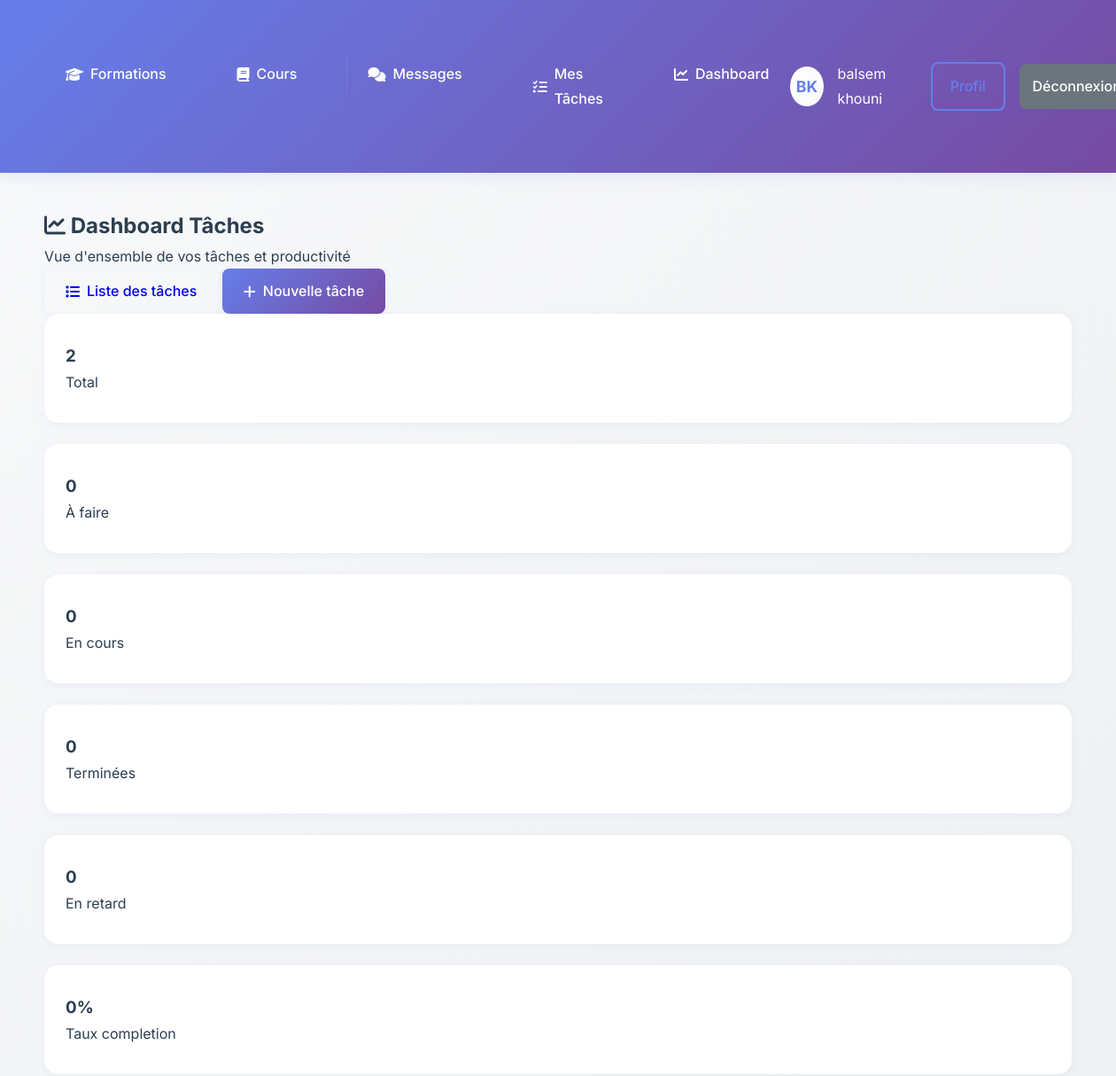
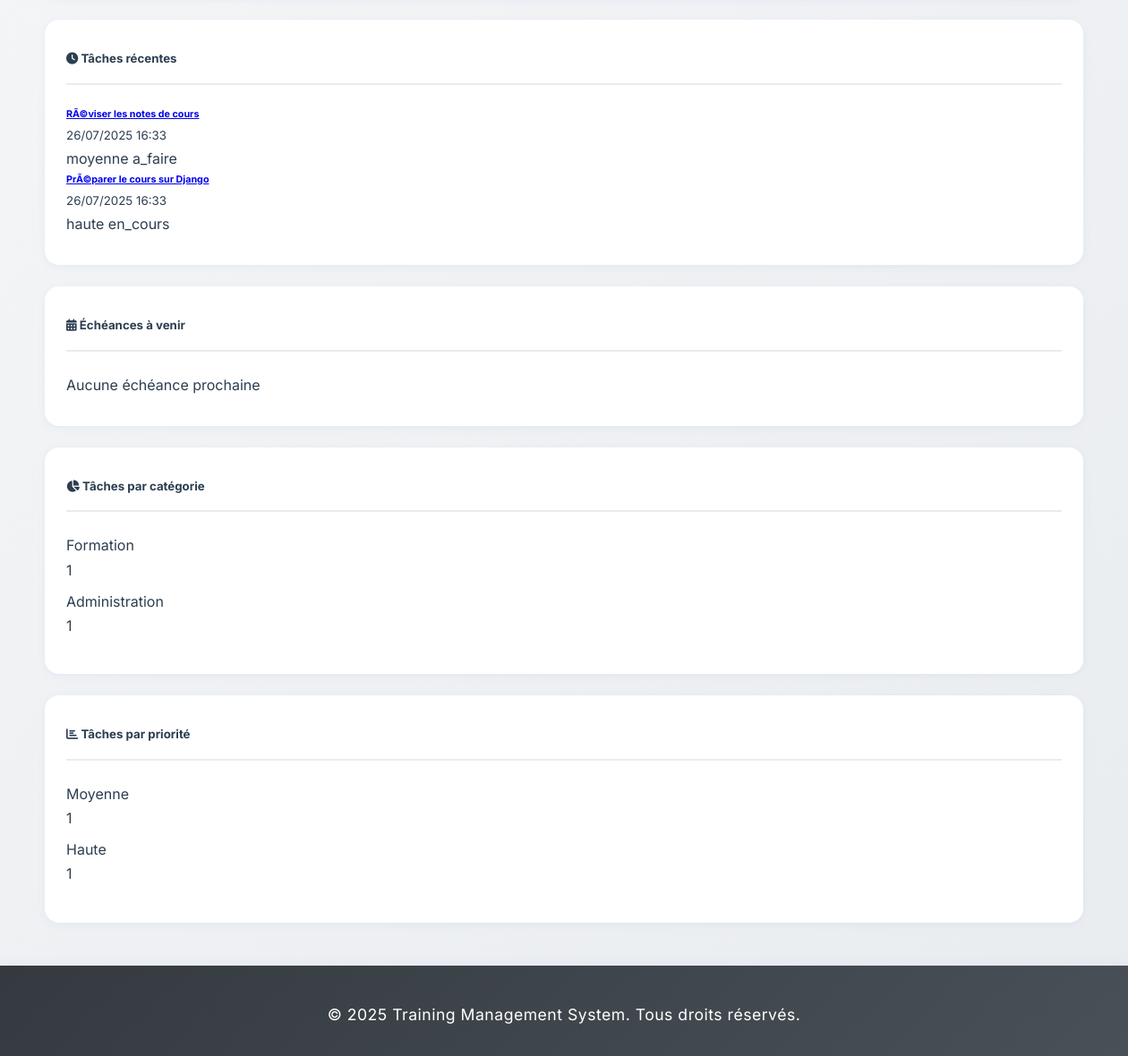
The app's page /formations/tasks/dashboard/ (signed in) with its own data (2 pictures, top to bottom).
### users/models.py (models this page shows, shortened)
class Utilisateur(AbstractUser):
    email = models.EmailField(unique=True)
    nom = models.CharField(max_length=100)
    prenom = models.CharField(max_length=100)
    telephone = models.CharField(max_length=20, blank=True)
    adresse = models.TextField(blank=True)
    date_naissance = models.DateField(null=True, blank=True)
    photo_profil = models.ImageField(upload_to='profiles/', blank=True, null=True)
    date_creation = models.DateTimeField(default=timezone.now)
    derniere_connexion = models.DateTimeField(null=True, blank=True)
    USERNAME_FIELD = 'email'
    REQUIRED_FIELDS = ['username', 'nom', 'prenom']
    class Meta:
        verbose_name = 'Utilisateur'
        verbose_name_plural = 'Utilisateurs'

### formations/models.py (models this page shows, shortened)
class Task(models.Model):
    PRIORITY_CHOICES = [
        ('low', 'Faible'),
        ('medium', 'Moyenne'),
        ('high', 'Haute'),
        ('urgent', 'Urgente'),
    ]
    STATUS_CHOICES = [
        ('todo', 'À faire'),
        ('in_progress', 'En cours'),
        ('completed', 'Terminée'),
        ('cancelled', 'Annulée'),
    ]
    CATEGORY_CHOICES = [
        ('formation', 'Formation'),
        ('cours', 'Cours'),
        ('evaluation', 'Évaluation'),
        ('personnel', 'Personnel'),
        ('administratif', 'Administratif'),
    ]
    createur = models.ForeignKey(Utilisateur, on_delete=models.CASCADE, related_name='tasks_created')
    titre = models.CharField(max_length=200, verbose_name="Titre")
    description = models.TextField(blank=True, verbose_name="Description")
    priorite = models.CharField(
        max_length=10,
        choices=PRIORITY_CHOICES,
        default='medium',
        verbose_name="Priorité"
    )
    statut = models.CharField(
        max_length=15,
        choices=STATUS_CHOICES,
        default='todo',
        verbose_name="Statut"
    )
    categorie = models.CharField(
        max_length=15,
        choices=CATEGORY_CHOICES,
        default='personnel',
        verbose_name="Catégorie"
    )
    date_creation = models.DateTimeField(auto_now_add=True, verbose_name="Date de création")
    date_modification = models.DateTimeField(auto_now=True, verbose_name="Dernière modification")
    date_echeance = models.DateTimeField(null=True, blank=True, verbose_name="Date d'échéance")
    date_completion = models.DateTimeField(null=True, blank=True, verbose_name="Date de completion")
    formation_liee = models.ForeignKey(
        Formation,
        on_delete=models.CASCADE,
        null=True,
        blank=True,
        verbose_name="Formation liée"
    )
    notes = models.TextField(blank=True, verbose_name="Notes")
    fichiers_attaches = models.FileField(
        upload_to='tasks/attachments/',
        null=True,
        blank=True,
        verbose_name="Fichiers attachés"
    )
    class Meta:
        verbose_name = "Tâche"
        verbose_name_plural = "Tâches"
        ordering = ['-date_creation']
        indexes = [
            models.Index(fields=['createur', 'statut']),
            models.Index(fields=['date_echeance']),
            models.Index(fields=['priorite']),
        ]
    @property
    def is_overdue(self):
        if self.date_echeance and self.statut != 'completed':
            return timezone.now() > self.date_echeance
        return False
    def get_priority_badge_class(self):
        priority_classes = {
            'low': 'badge-success',
            'medium': 'badge-warning',
            'high': 'badge-danger',
            'urgent': 'badge-dark'
        }
        return priority_classes.get(self.priorite, 'badge-secondary')
    def get_status_badge_class(self):
        status_classes = {
            'todo': 'badge-secondary',
            'in_progress': 'badge-primary',
            'completed': 'badge-success',
            'cancelled': 'badge-dark'
        }
        return status_classes.get(self.statut, 'badge-secondary')

### formations/views.py (the view)
# urls.py: path('tasks/dashboard/', views.task_dashboard, name='task_dashboard'),
@login_required
def task_dashboard(request):
    user = request.user
    tasks = Task.objects.filter(createur=user)
    recent_tasks = tasks.order_by('-date_creation')[:5]
    upcoming_tasks = tasks.filter(
        date_echeance__isnull=False,
        statut__in=['todo', 'in_progress']
    ).order_by('date_echeance')[:5]
    overdue_tasks = [task for task in tasks if task.is_overdue]
    stats = {
        'total_tasks': tasks.count(),
        'todo_tasks': tasks.filter(statut='todo').count(),
        'in_progress_tasks': tasks.filter(statut='in_progress').count(),
        'completed_tasks': tasks.filter(statut='completed').count(),
        'overdue_tasks': len(overdue_tasks),
        'completion_rate': (
            tasks.filter(statut='completed').count() / tasks.count() * 100
            if tasks.count() > 0 else 0
        ),
    }
    tasks_by_category = tasks.values('categorie').annotate(
        count=Count('id')
    ).order_by('-count')
    tasks_by_priority = tasks.values('priorite').annotate(
        count=Count('id')
    ).order_by('-count')
    context = {
        'recent_tasks': recent_tasks,
        'upcoming_tasks': upcoming_tasks,
        'overdue_tasks': overdue_tasks[:5],  # Limit to 5 for display
        'stats': stats,
        'tasks_by_category': tasks_by_category,
        'tasks_by_priority': tasks_by_priority,
        'user_type': get_user_type(user),
    }
    return render(request, 'tasks/task_dashboard.html', context)

### templates/tasks/task_dashboard.html (shortened to what this page needs)
{% extends 'base.html' %}
{% block content %}
<div class="container mt-4">
    <div class="d-flex justify-content-between align-items-center mb-4">
        <div>
            <h2><i class="fas fa-chart-line"></i> Dashboard Tâches</h2>
            <p class="text-muted">Vue d'ensemble de vos tâches et productivité</p>
        </div>
        <div>
            <a href="{% url 'formations:task_list' %}" class="btn btn-outline-primary me-2">
                <i class="fas fa-list"></i> Liste des tâches
            </a>
            <a href="{% url 'formations:task_create' %}" class="btn btn-primary">
                <i class="fas fa-plus"></i> Nouvelle tâche
            </a>
        </div>
    </div>
    <div class="row mb-4">
        <div class="col-md-2">
            <div class="card bg-primary text-white">
                <div class="card-body text-center">
                    <h3>{{ stats.total_tasks }}</h3>
                    <p class="mb-0">Total</p>
                </div>
            </div>
        </div>
        <div class="col-md-2">
            <div class="card bg-secondary text-white">
                <div class="card-body text-center">
                    <h3>{{ stats.todo_tasks }}</h3>
                    <p class="mb-0">À faire</p>
                </div>
            </div>
        </div>
        <div class="col-md-2">
            <div class="card bg-warning text-white">
                <div class="card-body text-center">
                    <h3>{{ stats.in_progress_tasks }}</h3>
                    <p class="mb-0">En cours</p>
                </div>
            </div>
        </div>
        <div class="col-md-2">
            <div class="card bg-success text-white">
                <div class="card-body text-center">
                    <h3>{{ stats.completed_tasks }}</h3>
                    <p class="mb-0">Terminées</p>
                </div>
            </div>
        </div>
        <div class="col-md-2">
            <div class="card bg-danger text-white">
                <div class="card-body text-center">
                    <h3>{{ stats.overdue_tasks }}</h3>
                    <p class="mb-0">En retard</p>
                </div>
            </div>
        </div>
        <div class="col-md-2">
            <div class="card bg-info text-white">
                <div class="card-body text-center">
                    <h3>{{ stats.completion_rate|floatformat:0 }}%</h3>
                    <p class="mb-0">Taux completion</p>
                </div>
            </div>
        </div>
    </div>
    <div class="row">
        <div class="col-lg-6 mb-4">
            <div class="card h-100">
                <div class="card-header">
                    <h5><i class="fas fa-clock"></i> Tâches récentes</h5>
                </div>
                <div class="card-body">
                    {% if recent_tasks %}
                        {% for task in recent_tasks %}
                            <div class="d-flex justify-content-between align-items-center border-bottom pb-2 mb-2">
                                <div>
                                    <h6 class="mb-1">
                                        <a href="{% url 'formations:task_detail' task.id %}">{{ task.titre }}</a>
                                    </h6>
                                    <small class="text-muted">{{ task.date_creation|date:"d/m/Y H:i" }}</small>
                                </div>
                                <div>
                                    <span class="badge {{ task.get_priority_badge_class }}">{{ task.get_priorite_display }}</span>
                                    <span class="badge {{ task.get_status_badge_class }}">{{ task.get_statut_display }}</span>
                                </div>
                            </div>
                        {% endfor %}
                    {% else %}
                        <p class="text-muted text-center">Aucune tâche récente</p>
                    {% endif %}
                </div>
            </div>
        </div>
        <div class="col-lg-6 mb-4">
            <div class="card h-100">
                <div class="card-header">
                    <h5><i class="fas fa-calendar-alt"></i> Échéances à venir</h5>
                </div>
                <div class="card-body">
                    {% if upcoming_tasks %}
                        {% for task in upcoming_tasks %}
                            <div class="d-flex justify-content-between align-items-center border-bottom pb-2 mb-2">
                                <div>
                                    <h6 class="mb-1">
                                        <a href="{% url 'formations:task_detail' task.id %}">{{ task.titre }}</a>
                                    </h6>
                                    <small class="{% if task.is_overdue %}text-danger{% elif task.days_until_due <= 3 %}text-warning{% else %}text-muted{% endif %}">
                                        {{ task.date_echeance|date:"d/m/Y H:i" }}
                                        {% if task.is_overdue %}
                                            <span class="badge badge-danger">En retard</span>
                                        {% elif task.days_until_due <= 3 %}
                                            <span class="badge badge-warning">Urgent</span>
                                        {% endif %}
                                    </small>
                                </div>
                                <span class="badge {{ task.get_status_badge_class }}">{{ task.get_statut_display }}</span>
                            </div>
                        {% endfor %}
                    {% else %}
                        <p class="text-muted text-center">Aucune échéance prochaine</p>
                    {% endif %}
                </div>
            </div>
        </div>
    </div>
    <div class="row">
        <div class="col-lg-6 mb-4">
            <div class="card">
                <div class="card-header">
                    <h5><i class="fas fa-chart-pie"></i> Tâches par catégorie</h5>
                </div>
                <div class="card-body">
                    {% if tasks_by_category %}
                        {% for item in tasks_by_category %}
                            <div class="d-flex justify-content-between align-items-center mb-2">
                                <span>{{ item.categorie|capfirst }}</span>
                                <div>
                                    <span class="badge bg-primary">{{ item.count }}</span>
                                    <div class="progress" style="width: 100px; height: 8px;">
                                    </div>
                                </div>
                            </div>
                        {% endfor %}
                    {% else %}
                        <p class="text-muted text-center">Aucune donnée disponible</p>
                    {% endif %}
                </div>
            </div>
        </div>
        <div class="col-lg-6 mb-4">
            <div class="card">
                <div class="card-header">
                    <h5><i class="fas fa-chart-bar"></i> Tâches par priorité</h5>
                </div>
                <div class="card-body">
                    {% if tasks_by_priority %}
                        {% for item in tasks_by_priority %}
                            <div class="d-flex justify-content-between align-items-center mb-2">
                                <span>{{ item.priorite|capfirst }}</span>
                                <div>
                                    <span class="badge bg-info">{{ item.count }}</span>
                                    <div class="progress" style="width: 100px; height: 8px;">
                                    </div>
                                </div>
                            </div>
                        {% endfor %}
                    {% else %}
                        <p class="text-muted text-center">Aucune donnée disponible</p>
                    {% endif %}
                </div>
            </div>
        </div>
    </div>
</div>
{% endblock %}

### templates/base.html (shortened to what this page needs)
<!DOCTYPE html>
<html lang="fr">
<head>
    <link rel="stylesheet" href="https://cdnjs.cloudflare.com/ajax/libs/font-awesome/6.4.0/css/all.min.css">
</head>
<body>
    <header class="header">
        <nav class="nav-container">
            <ul class="nav-menu">
                <li><a href="{% url 'formations:list' %}"><i class="fas fa-graduation-cap"></i> Formations</a></li>
                <li><a href="{% url 'courses:list' %}"><i class="fas fa-book"></i> Cours</a></li>
                {% if user.is_authenticated %}
                    <li><a href="{% url 'messaging:inbox' %}"><i class="fas fa-comments"></i> Messages</a></li>
                    <li><a href="{% url 'formations:task_list' %}"><i class="fas fa-tasks"></i> Mes Tâches</a></li>
                    <li><a href="{% url 'users:dashboard' %}"><i class="fas fa-chart-line"></i> Dashboard</a></li>
                {% endif %}
            </ul>
            <div class="user-menu">
                {% if user.is_authenticated %}
                    <div class="user-avatar interactive-element">
                        {{ user.prenom|first|upper }}{{ user.nom|first|upper }}
                    </div>
                    <span>{{ user.prenom }} {{ user.nom }}</span>
                    <a href="{% url 'users:profile' %}" class="btn btn-outline">Profil</a>
                    <a href="{% url 'users:logout' %}" class="btn btn-secondary">Déconnexion</a>
                {% else %}
                    <a href="{% url 'users:login' %}" class="btn btn-outline">Connexion</a>
                    <a href="{% url 'users:register' %}" class="btn btn-primary">Inscription</a>
                {% endif %}
            </div>
        </nav>
    </header>
    <main class="main-content">
        {% block content %}
        {% endblock %}
    </main>
    <footer class="footer">
        <p>&copy; 2025 Training Management System. Tous droits réservés.</p>
    </footer>
</body>
</html>

### records on screen
Utilisateur: prenom|first "B", nom|first "K", prenom "balsem", nom "khouni"
Task: titre "RÃ©viser les notes de cours", date_creation "26/07/2025 16:33", priorite "moyenne", statut "a_faire"
Task: titre "PrÃ©parer le cours sur Django", date_creation "26/07/2025 16:33", priorite "haute", statut "en_cours"

### other values on screen
{{ stats.total_tasks }} "2"
{{ stats.todo_tasks }} "0"
{{ stats.in_progress_tasks }} "0"
{{ stats.completed_tasks }} "0"
{{ stats.overdue_tasks }} "0"
{{ stats.completion_rate|floatformat:0 }} "0"
{{ item.categorie|capfirst }} "Formation" "Administration"
{{ item.count }} "1" "1"
{{ item.priorite|capfirst }} "Moyenne" "Haute"
